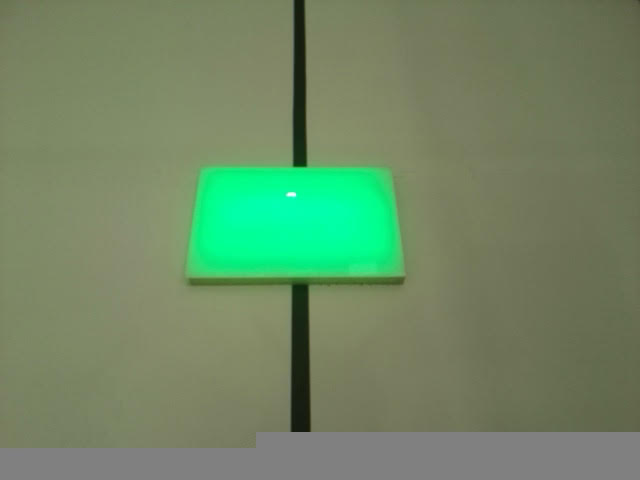
#> input picture copter/green_light.jpg, 640 x 480 px, given in place of the camera
$ python cam_object_detect.py 5
#> lines starting #> are read from the running program, lines starting #| are printed output that depends on the picture; after the words box and inside, x2 and y2 are one past the last pixel; in counts of white or black regions, pixels touching at a corner belong together
import cv2
import sys
import numpy as np

if len(sys.argv) >1:
    vid = int(sys.argv[1])
else:
    vid = 0
cap = cv2.VideoCapture(vid)

while(cap.isOpened()):
    ret, frame = cap.read()
#> frame is the input picture: shape (480, 640, 3); mean B, G, R 100.7, 135, 111.5
    #frame = cv2.flip(frame, 1) # 0: vertical flip, 1: horizontal flip

    hsv = cv2.cvtColor(frame, cv2.COLOR_BGR2HSV)
#> hsv: shape (480, 640, 3); mean H, S, V 36.8, 72.2, 135

    # lower & upper bound for any color
    lower_bound = np.array([  0,  90,  90])
    upper_bound = np.array([255, 255, 255])
    mask = cv2.inRange(hsv, lower_bound, upper_bound)
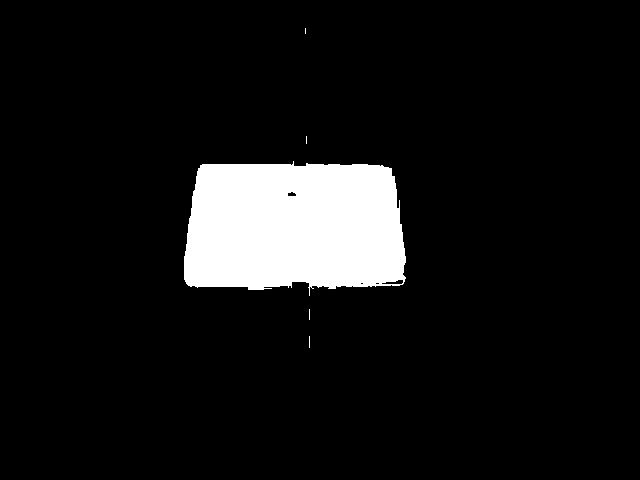
#> mask: shape (480, 640); 8.4% white; 5 white regions (4 under 20 px)

    # Bitwise-AND mask and original image
    res = cv2.bitwise_and(frame, frame, mask=mask)
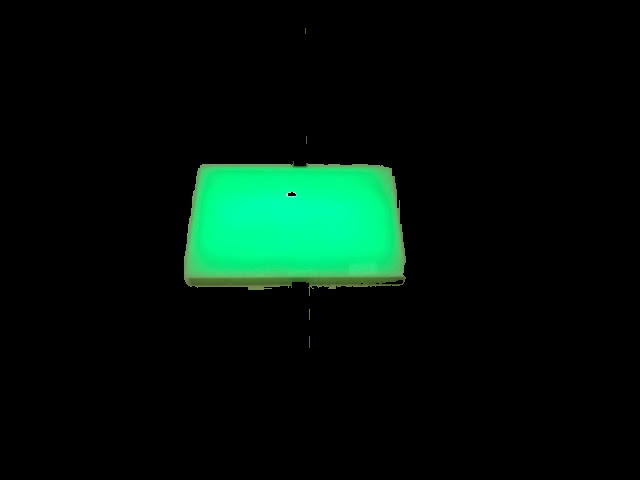
#> res: shape (480, 640, 3); mean B, G, R 11, 19.2, 2
    #cv2.imshow('RESULT', res)

    # Find Contours
    contours, hierarchy = cv2.findContours(mask, cv2.RETR_TREE, cv2.CHAIN_APPROX_SIMPLE)
#> contours = 9 contours, 6 with area under 20; largest, box (x1, y1, x2, y2) and area: (184, 161, 406, 296) 25424, (381, 279, 404, 285) 71, (287, 191, 297, 197) 34

    # Finding The Largest Contour
    contour_sizes = [(cv2.contourArea(contour), contour) for contour in contours]
#> contour_sizes = 9 items
    biggest_contour = max(contour_sizes, key=lambda x: x[0])[1]
#> biggest_contour = contour of 185 points, box (x1, y1, x2, y2) (184, 161, 406, 296), area 25424

    # Bounding Rectangle
    x,y,w,h = cv2.boundingRect(biggest_contour)
#> x = 184; y = 161; w = 222; h = 135
    cv2.rectangle(frame,(x,y),(x+w,y+h),(0,255,0),2)
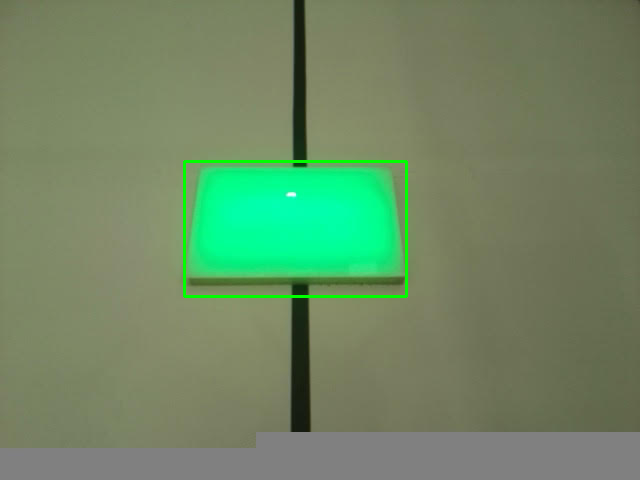
#> frame: shape (480, 640, 3); 0.7% of pixels changed, all inside (x1, y1, x2, y2) = (183, 160, 408, 298)
    cX = int(x + w/2)
#> cX = 295
    cY = int(y + h/2)
#> cY = 228
    cv2.circle(frame,(cX, cY), 5, (1,227,254), -1)
#> frame: shape (480, 640, 3); 0.03% of pixels changed, all inside (x1, y1, x2, y2) = (290, 223, 301, 234)
    cv2.imshow('Bounding BOX', frame)

    print(x,y,w,h)
#| 184 161 222 135
    print(cX,cY)
#| 295 228

    if cv2.waitKey(10) & 0xFF == ord('q'):
#> (key q is pressed here)
        break

cap.release()
cv2.destroyAllWindows()

$ run again, on copter/red_light.jpg
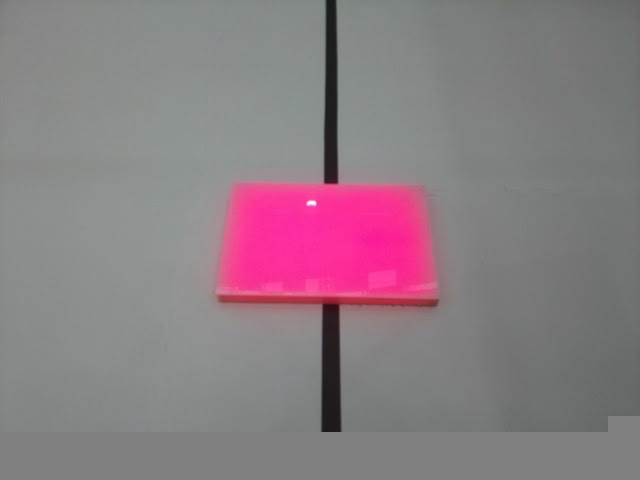
#> input picture copter/red_light.jpg, 640 x 480 px, given in place of the camera
#> frame is the input picture: shape (480, 640, 3); mean B, G, R 131.2, 124.8, 138.5
#> hsv: shape (480, 640, 3); mean H, S, V 70.6, 21.7, 140.6
#> `mask = cv2.inRange(hsv, lower_bound, upper_bound)`:
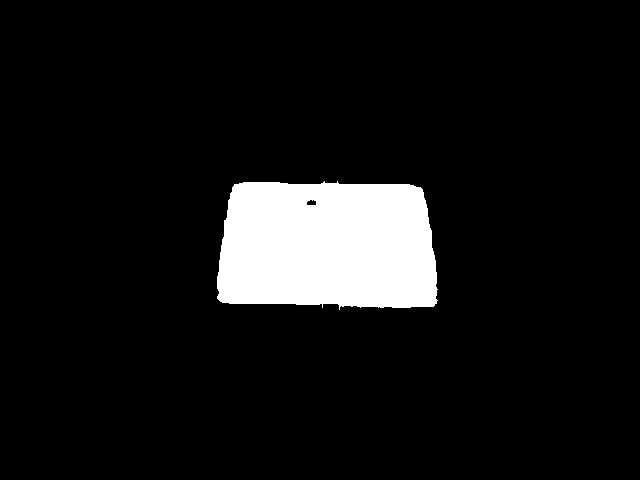
#> mask: shape (480, 640); 8.3% white; 1 white region
#> contours = 2 contours; box (x1, y1, x2, y2) and area: (217, 181, 438, 310) 25156, (306, 199, 317, 206) 50
#> contour_sizes = 2 items
#> biggest_contour = contour of 150 points, box (x1, y1, x2, y2) (217, 181, 438, 310), area 25156
#> x = 217; y = 181; w = 221; h = 129
#> `cv2.rectangle(frame,(x,y),(x+w,y+h),(0,255,0),2)`:
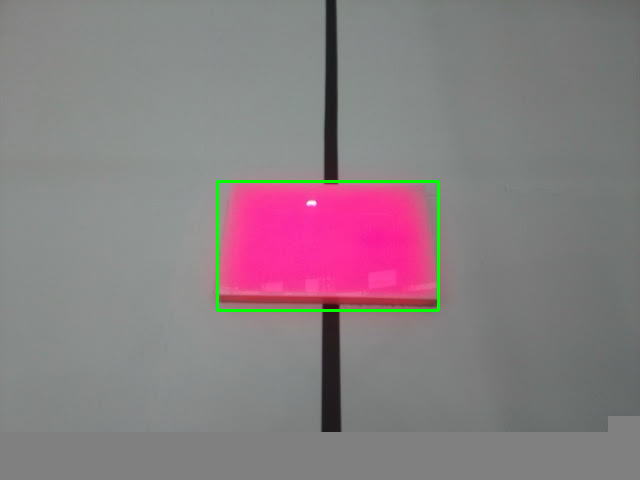
#> frame: shape (480, 640, 3); 0.68% of pixels changed, all inside (x1, y1, x2, y2) = (216, 180, 440, 312)
#> cX = 327
#> cY = 245
#| 217 181 221 129
#| 327 245
